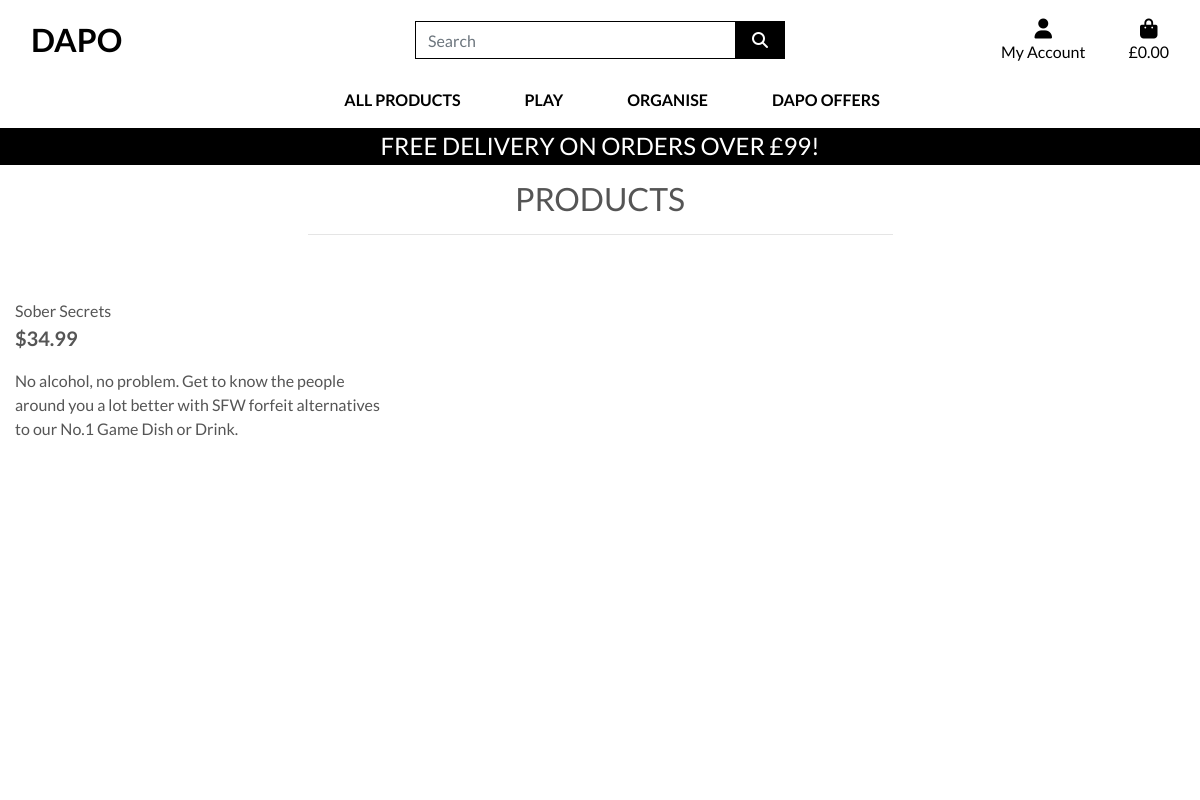
The app's page /products/3 with its own data.
### products/models.py (models this page shows, shortened)
class Product(models.Model):
    category = models.ForeignKey('Category', null=True, blank=True, on_delete=models.SET_NULL)
    sku = models.CharField(max_length=254, null=True, blank=True)
    name = models.CharField(max_length=254)
    description = models.TextField()
    price = models.DecimalField(max_digits=6, decimal_places=2)
    image_url = models.URLField(max_length=1024, null=True, blank=True)
    image = models.ImageField(null=True, blank=True)

### products/views.py (the view)
# urls.py: path('<product_id>', views.product_info, name='product_info'),
def product_info(request, product_id):
    product = get_object_or_404(Product, pk=product_id)
    context = {
        'product': product,
    }
    return render(request, 'products/product_info.html', context)

### products/templates/products/product_info.html (shortened to what this page needs)
{% extends "base.html" %}
{% load static %}
{% block page_header %}
    <div class="container header-container">
    </div>
{% endblock %}
{% block content %}
<div class="overlay"></div>
    <div class="container-fluid">
        <div class="row">
            <div class="col text-center mt-3">
                <h2 class="logo-font">Products</h2>
                <hr class="w-50 mb-1">
            </div>
        </div>
        <div class="row">
            <div class="product-container col-10 offset-1">
                        </div>
                        <div class="col-12 col-md-6 col-lg-4">
                            <div class="product-info-container mb-5 mt-md-5">
                                <p class="mb-0">{{ product.name }}</p>
                                <p class="lead mb-0 text-left font-weight-bold">${{ product.price }}</p>
                                <p class="mt-3">{{ product.description }}</p>
                            </div>
                        </div>
                    </div>
                </div>
{% endblock %}

### static/css/base.css (style rules this page uses)
html { height: 100%; }
body { background: url('#') no-repeat center center fixed; background-size: cover; height: calc(100vh - 164px); color: #555; font-family: 'Lato'; }
.logo-font { text-transform: uppercase; }
.overlay { height: 100%; width: 100%; top: 0; left: 0; position: fixed; background: white; z-index: -1; }
@media (min-width: 1200px) { .container { max-width: 80%; } }
@media (min-width: 992px) { .header-container { padding-top: 164px; } }

### records on screen
Product: name "Sober Secrets", price "34.99", description "No alcohol, no problem. Get to know the people around you a lot better with SFW forfeit alternatives to our No.1 Game Dish or Drink."
